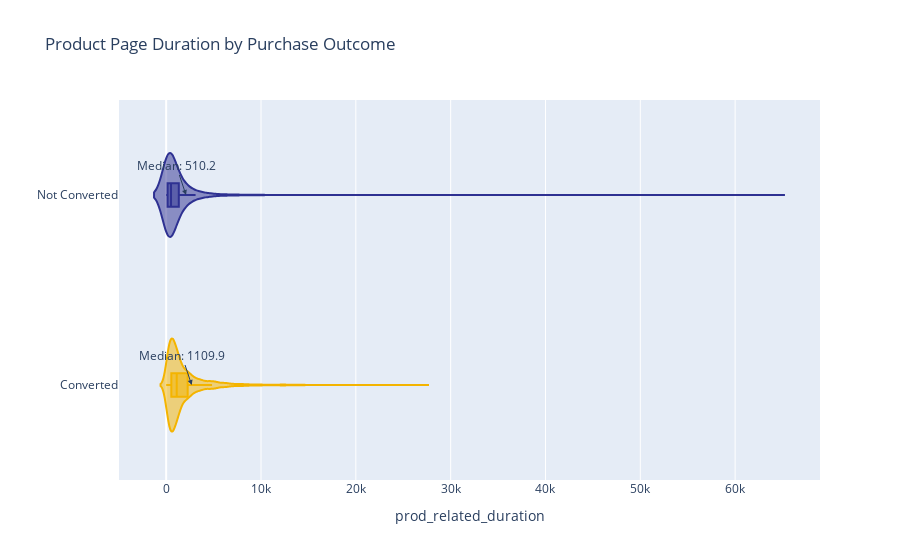

Write notebook code for a chart like this one.
### Markdown cell above
### 6. Product page duration vs Revenue

### Code cell
fig = px.violin(
    df,
    y="Revenue_Label",
    x="prod_related_duration",
    color="Revenue_Label",
    box=True,
    points=False,
    title="Product Page Duration by Purchase Outcome",
    labels={
        "Revenue_Label": " ",
        "product_related_duration": "Product Page Duration"
    },
    color_discrete_map={
        "Not Converted": "#2E3192",
        "Converted": "#F4B400"
    }
)

# Calculate medians
medians = df.groupby("Revenue_Label")["prod_related_duration"].median()

# Add median annotations
for group in medians.index:
    fig.add_annotation(
        y=group,
        x=medians[group],
        text=f"Median: {medians[group]:.1f}",
        showarrow=True,
        arrowhead=2,
        xshift=15
    )

fig.update_layout(showlegend=False)

fig.show()

### Figure 1 — Plotly figure (JSON) as saved in the notebook; plotly's stock layout.template omitted (floating-point values rounded to 4 significant figures; data arrays with more than 128 entries replaced by an {"elided": "..."} marker saying what was removed)
{"data": [{"alignmentgroup": "True", "box": {"visible": true}, "hovertemplate": " =%{y}<br>prod_related_duration=%{x}<extra></extra>", "legendgroup": "Not Converted", "marker": {"color": "#2E3192"}, "name": "Not Converted", "offsetgroup": "Not Converted", "orientation": "h", "points": false, "scalegroup": "True", "showlegend": true, "type": "violin", "x": {"elided": "10422 float values"}, "x0": " ", "xaxis": "x", "y": {"elided": "10422 str values"}, "y0": " ", "yaxis": "y"}, {"alignmentgroup": "True", "box": {"visible": true}, "hovertemplate": " =%{y}<br>prod_related_duration=%{x}<extra></extra>", "legendgroup": "Converted", "marker": {"color": "#F4B400"}, "name": "Converted", "offsetgroup": "Converted", "orientation": "h", "points": false, "scalegroup": "True", "showlegend": true, "type": "violin", "x": {"elided": "1908 float values"}, "x0": " ", "xaxis": "x", "y": {"elided": "1908 str values"}, "y0": " ", "yaxis": "y"}], "layout": {"annotations": [{"arrowhead": 2, "showarrow": true, "text": "Median: 1109.9", "x": 1110.0, "xshift": 15, "y": "Converted"}, {"arrowhead": 2, "showarrow": true, "text": "Median: 510.2", "x": 510.2, "xshift": 15, "y": "Not Converted"}], "legend": {"title": {"text": " "}, "tracegroupgap": 0}, "showlegend": false, "title": {"text": "Product Page Duration by Purchase Outcome"}, "violinmode": "overlay", "xaxis": {"anchor": "y", "domain": [0, 1], "title": {"text": "prod_related_duration"}}, "yaxis": {"anchor": "x", "categoryarray": ["Converted", "Not Converted"], "categoryorder": "array", "domain": [0, 1], "title": {"text": " "}}}}
